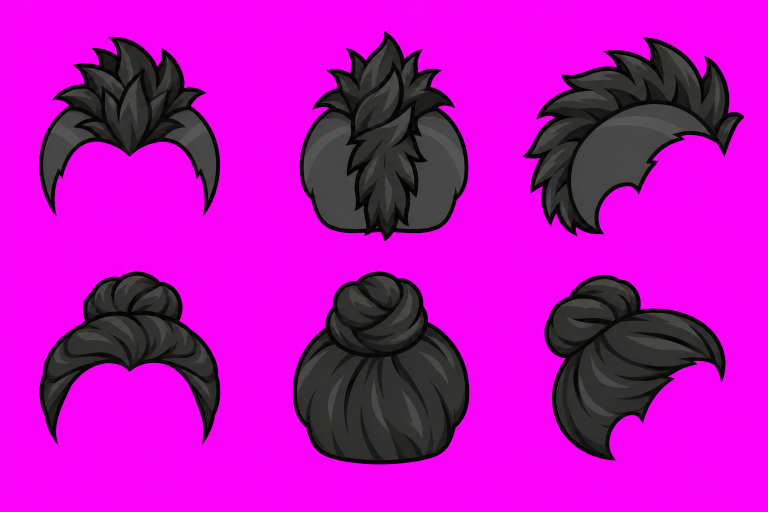
#> input picture art/hair-night-local-v1/generated/generated.png, 1536 x 1024 px, found by its file name (shown at 1/2 size)
$ python restore_normal_umbrella.py
#> lines starting #> are read from the running program, lines starting #| are printed output that depends on the picture
from pathlib import Path
import numpy as np,json,hashlib
from PIL import Image
src=Path('art/weather-v1/generated/generated.png');im=Image.open(src).convert('RGB');a=np.array(im.crop((0,0,780,im.height))).astype(float)
#> further down, im is the input picture: PIL image 1536x1024 RGB; mean R, G, B 188.2, 14.7, 186.6
#> after `a = np.array(im.crop((0, 0, 780, im.height))).astype(float)`:
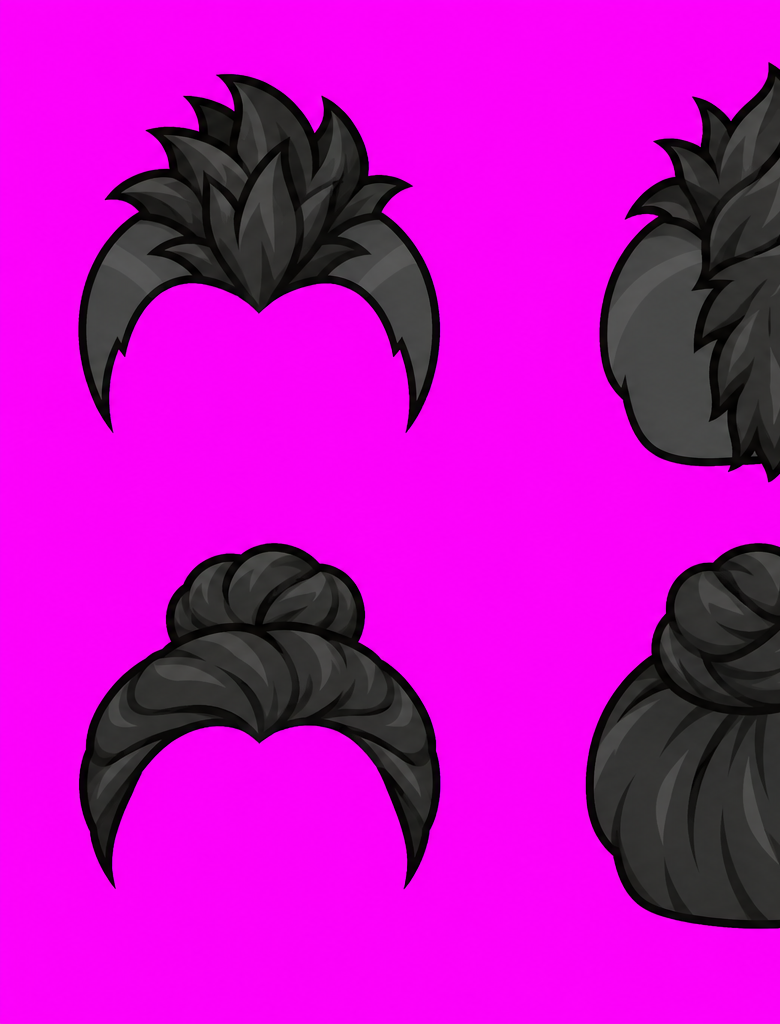
#> a: shape (1024, 780, 3) float64; mean R, G, B 192.2, 13.4, 190.6
d=np.minimum(a[:,:,0],a[:,:,2])-a[:,:,1];alpha=np.clip((110-d)/60,0,1);rgb=np.clip((a-(1-alpha[:,:,None])*[255,0,255])/np.maximum(alpha[:,:,None],.001),0,255)
#> after `d = np.minimum(a[:, :, 0], a[:, :, 2]) - a[:, :, 1]`:
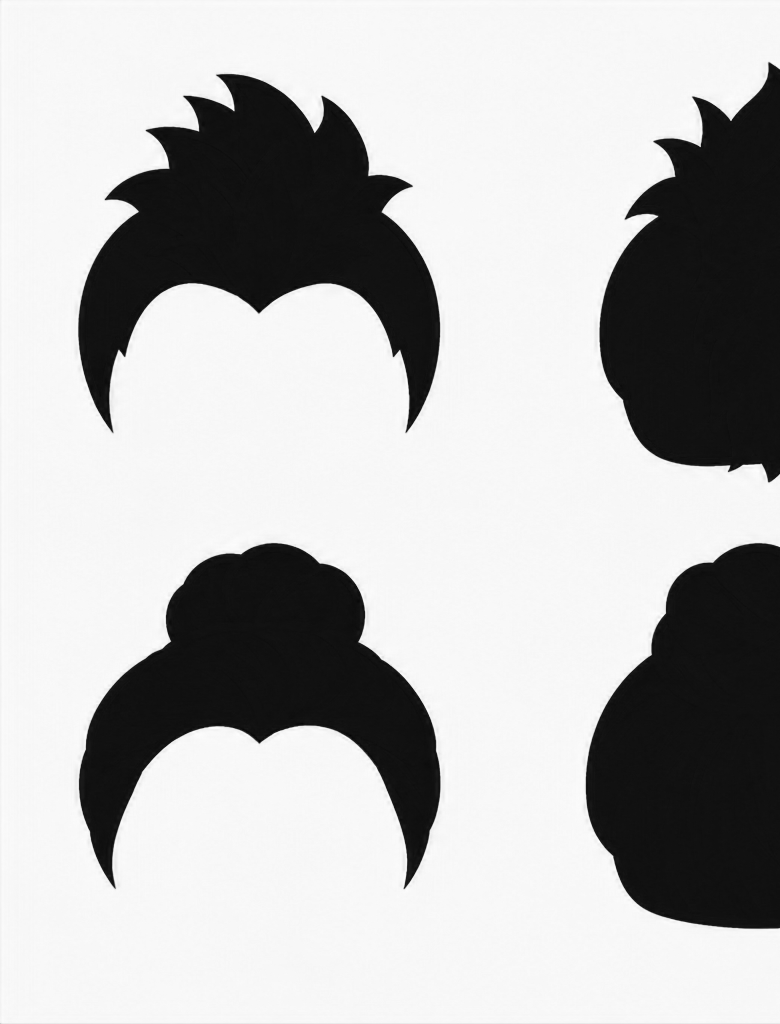
#> d: shape (1024, 780) float64; min -20, max 255, mean 177.2; drawn with min black and max white
#> after `alpha = np.clip((110 - d) / 60, 0, 1)`:
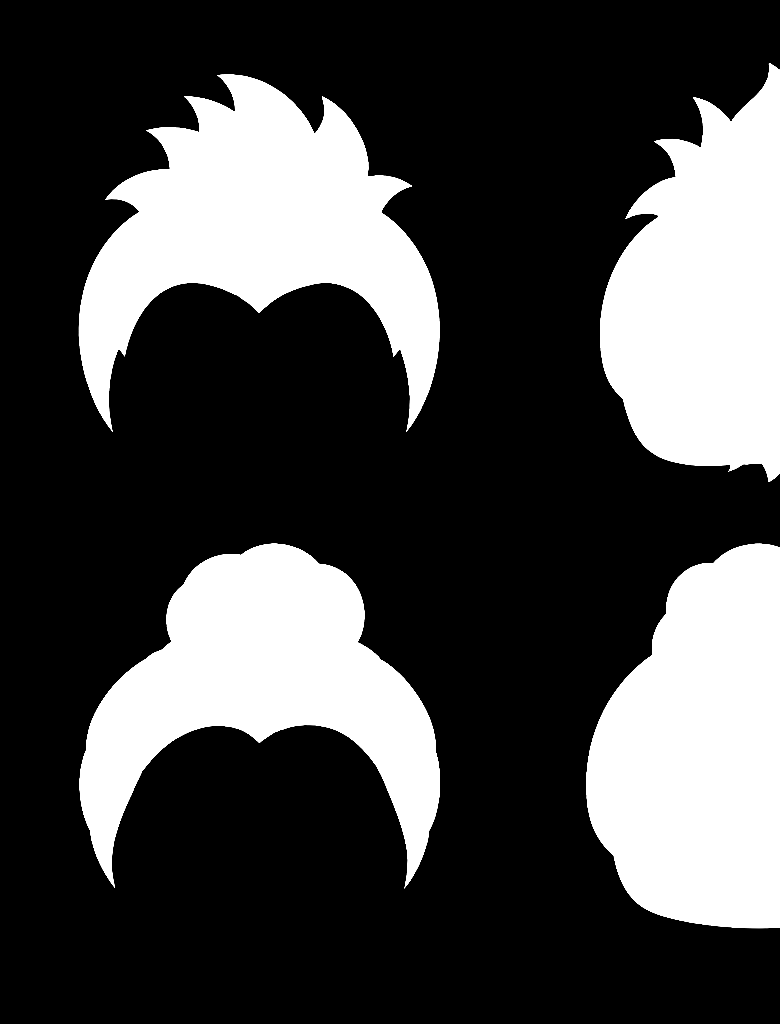
#> alpha: shape (1024, 780) float64; min 0, max 1, mean 0.281
#> after `rgb = np.clip((a - (1 - alpha[:, :, None]) * [255, 0, 255]) / np.maxim`:
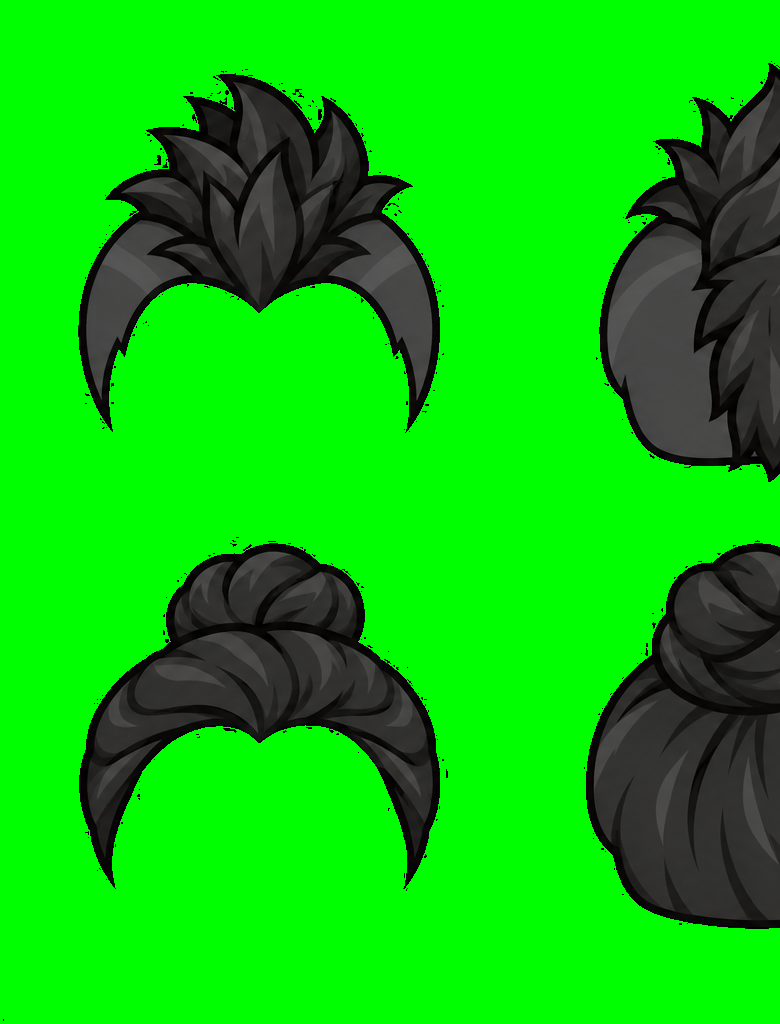
#> rgb: shape (1024, 780, 3) float64; mean R, G, B 11.9, 194.3, 11.4
im=Image.fromarray(np.dstack([rgb,alpha*255]).astype('uint8'));im=im.crop(im.getbbox());im=im.resize((256,round(im.height*256/im.width)),Image.Resampling.LANCZOS);im.save('prototypes/weather-v1/umbrella.png')
#> after `im = Image.fromarray(np.dstack([rgb, alpha * 255]).astype('uint8'))`:
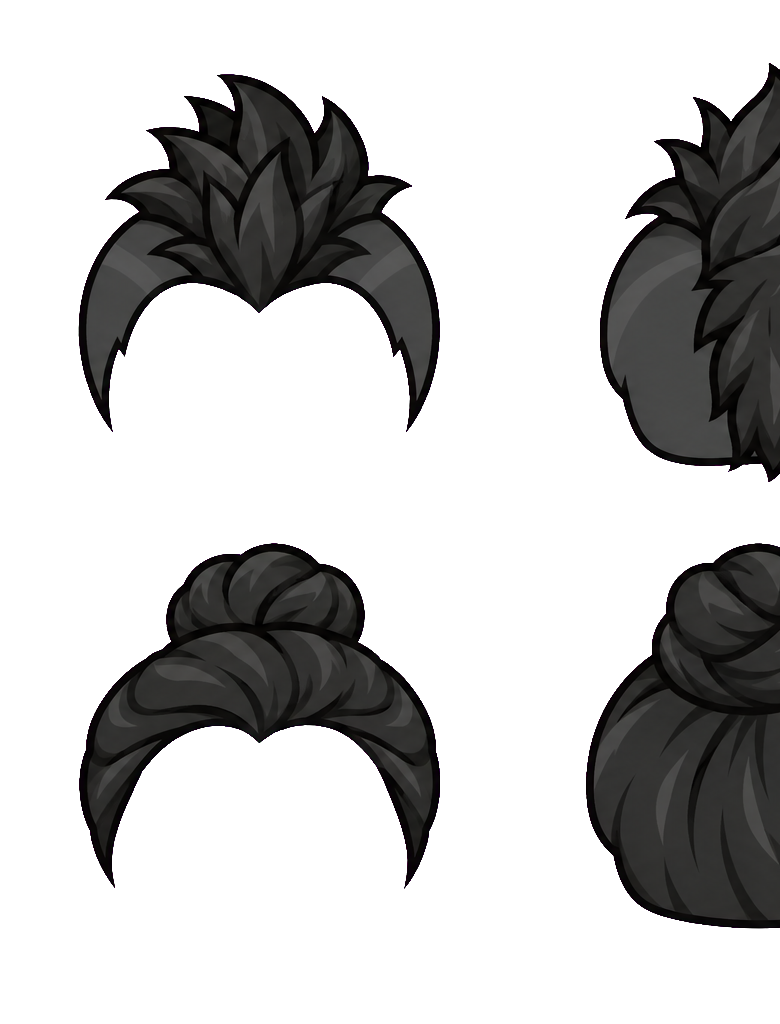
#> im: PIL image 780x1024 RGBA; mean R, G, B, A 11.9, 194.3, 11.4, 71.7; transparent parts drawn white
#> after `im = im.crop(im.getbbox())`:
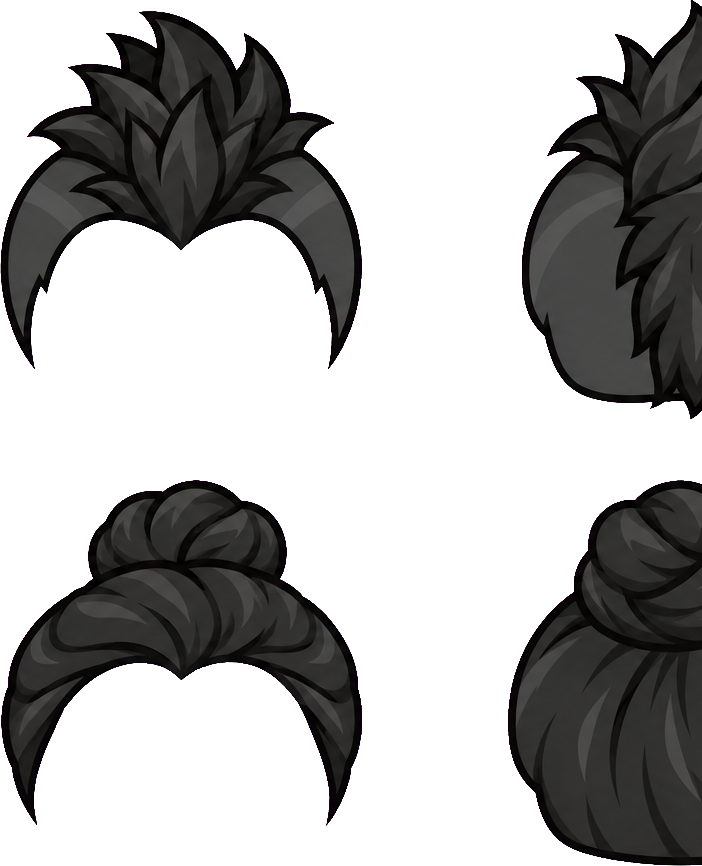
#> im: PIL image 702x866 RGBA; mean R, G, B, A 15.6, 175.2, 15, 94.2; transparent parts drawn white
#> (the run stopped early here; a loop or call above may not have finished)
